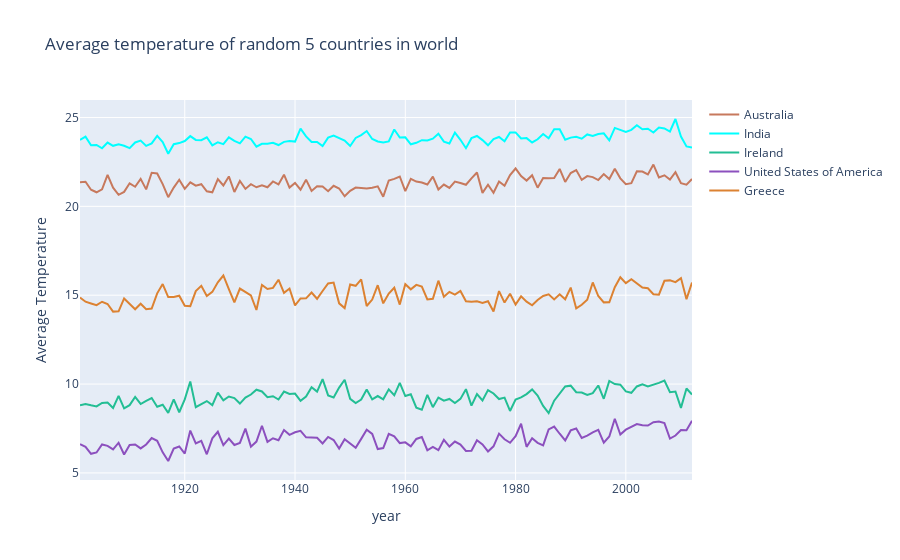

The notebook cell saved with this chart:
### Code cell
dfAPIPrec['AveragePrecipitation'].isnull().sum()
    dfAPITemp['AverageTemperature'].isnull().sum()
    yearsFromDateTempAPI = np.unique(dfAPITemp['Year'])
    yearsFromDatePrecAPI = np.unique(dfAPIPrec['Year'])
    dfAPIPrec.dtypes
    dfAPITemp.dtypes
    DiffTempCount=[]
    DiffPrecCount=[]
    AvgTempCount=[]
    AvgPrecCount=[]
    countriesUnique = np.unique(dfAPITemp['Country'])
  
    for country in countriesUnique:
        DiffTempCount.append(dfAPITemp[dfAPITemp['Country'] == country]['AverageTemperature'].max()-dfAPITemp[dfAPITemp['Country'] == country]['AverageTemperature'].min())
        DiffPrecCount.append(dfAPIPrec[dfAPIPrec['Country'] == country]['AveragePrecipitation'].max()-dfAPIPrec[dfAPIPrec['Country'] == country]['AveragePrecipitation'].min())
        AvgTempCount.append(dfAPITemp[dfAPITemp['Country'] == country]['AverageTemperature'].mean())
        AvgPrecCount.append(dfAPIPrec[dfAPIPrec['Country'] == country]['AveragePrecipitation'].mean())
        
        
        
    trace0 = go.Scatter(
        x = yearsFromDateTempAPI, 
        y = dfAPITemp[dfAPITemp['Country']=='Australia']['AverageTemperature'],
        mode='lines',
        name='Australia',
        line=dict(
                color='rgb(199, 121, 093)',
                )
        )
        
    trace1 = go.Scatter(
        x = yearsFromDateTempAPI, 
        y = dfAPITemp[dfAPITemp['Country']=='India']['AverageTemperature'],
        mode='lines',
        name='India',
        line=dict(
                color='rgb(0, 255, 255)',
                        )
                )
    trace2 = go.Scatter(
        x = yearsFromDateTempAPI, 
        y = dfAPITemp[dfAPITemp['Country']=='Ireland']['AverageTemperature'],
        mode='lines',
        name='Ireland',
        line=dict(
                color='rgb(35, 190, 148)',
                        )
                )
    trace3 = go.Scatter(
        x = yearsFromDateTempAPI, 
        y = dfAPITemp[dfAPITemp['Country']=='United States of America']['AverageTemperature'],
        mode='lines',
        name='United States of America',
        line=dict(
                color='rgb(140, 80, 190)',
                        )
                )
    trace4 = go.Scatter(
        x = yearsFromDateTempAPI, 
        y = dfAPITemp[dfAPITemp['Country']=='Greece']['AverageTemperature'],
        mode='lines',
        name='Greece',
        line=dict(
                color='rgb(220, 130, 50)',
                        )
                )
    
        
    data = [trace0,trace1,trace2,trace3,trace4]
    layout = go.Layout(
            xaxis=dict(title='year'),
            yaxis=dict(title='Average Temperature'),
            title='Average temperature of random 5 countries in world'
            )

    fig = go.Figure(data=data, layout=layout)
    py.iplot(fig)
